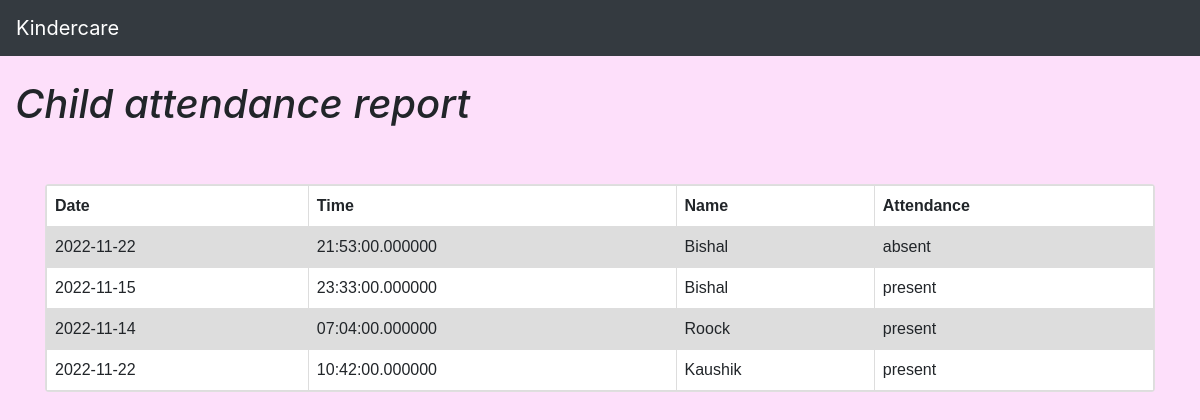
Screenshot of /display.php with the database file from the repository.
### tables this page shows
CREATE TABLE `attendance` (
  `sno` int(255) UNSIGNED NOT NULL,
  `date` date NOT NULL,
  `time` time(6) NOT NULL,
  `name` varchar(255) NOT NULL,
  `attend` varchar(255) NOT NULL
);

### display.php (the view, shortened to what this page needs)
<?php
    require_once("connection.php");
    $query = " select * from attendance ";
    $result = mysqli_query($con,$query);
?>
<!DOCTYPE html>
<html lang="en">
<head>
    <link rel="stylesheet" a href="CSS/bootstrap.css"/>
    <link rel="stylesheet" href="https://cdn.jsdelivr.net/npm/bootstrap@4.6.1/dist/css/bootstrap.min.css">
</head>
<body style="background:#FDDFFA;">
<nav class="navbar navbar-expand-sm bg-dark navbar-dark fixed-top">
  <a class="navbar-brand" href="http://127.0.0.1/AELG.php">Kindercare</a>
</nav>
<div class="container-fluid" style="margin-top:80px">
  <h1><i>Child attendance report</i></h1>
</div>
        <div class="container">
            <div class="row">
                <div class="col m-auto">
                    <div class="card mt-5">
                        <table >
                            <tr>
                                <th> Date </th>
                                <th> Time </th>
                                <th> Name </th>
                                <th> Attendance </th>
                            </tr>
                            <?php
                                    while($row=mysqli_fetch_assoc($result))
                                    {
                                        $date = $row['date'];
                                        $time = $row['time'];
                                        $name = $row['name'];
                                        $attend = $row['attend'];
                            ?>
                                    <tr>
                                        <td><?php echo $date ?></td>
                                        <td><?php echo $time ?></td>
                                        <td><?php echo $name ?></td>
                                        <td><?php echo $attend ?></td>
                                    </tr>
                            <?php
                                    }
                            ?>
                        </table>
                    </div>
                </div>
            </div>
        </div>
</body>
</html>

### display.php (style rules this page uses)
table { font-family: arial, sans-serif; border-collapse: collapse; width: 100%; }
td, th { border: 1px solid #dddddd; text-align: left; padding: 8px; }
tr:nth-child(even) { background-color: #dddddd; }

### rows the page displays
attendance: date "2022-11-22", time "21:53:00.000000", name "Bishal", attend "absent"
attendance: date "2022-11-15", time "23:33:00.000000", name "Bishal", attend "present"
attendance: date "2022-11-14", time "07:04:00.000000", name "Roock", attend "present"
attendance: date "2022-11-22", time "10:42:00.000000", name "Kaushik", attend "present"
